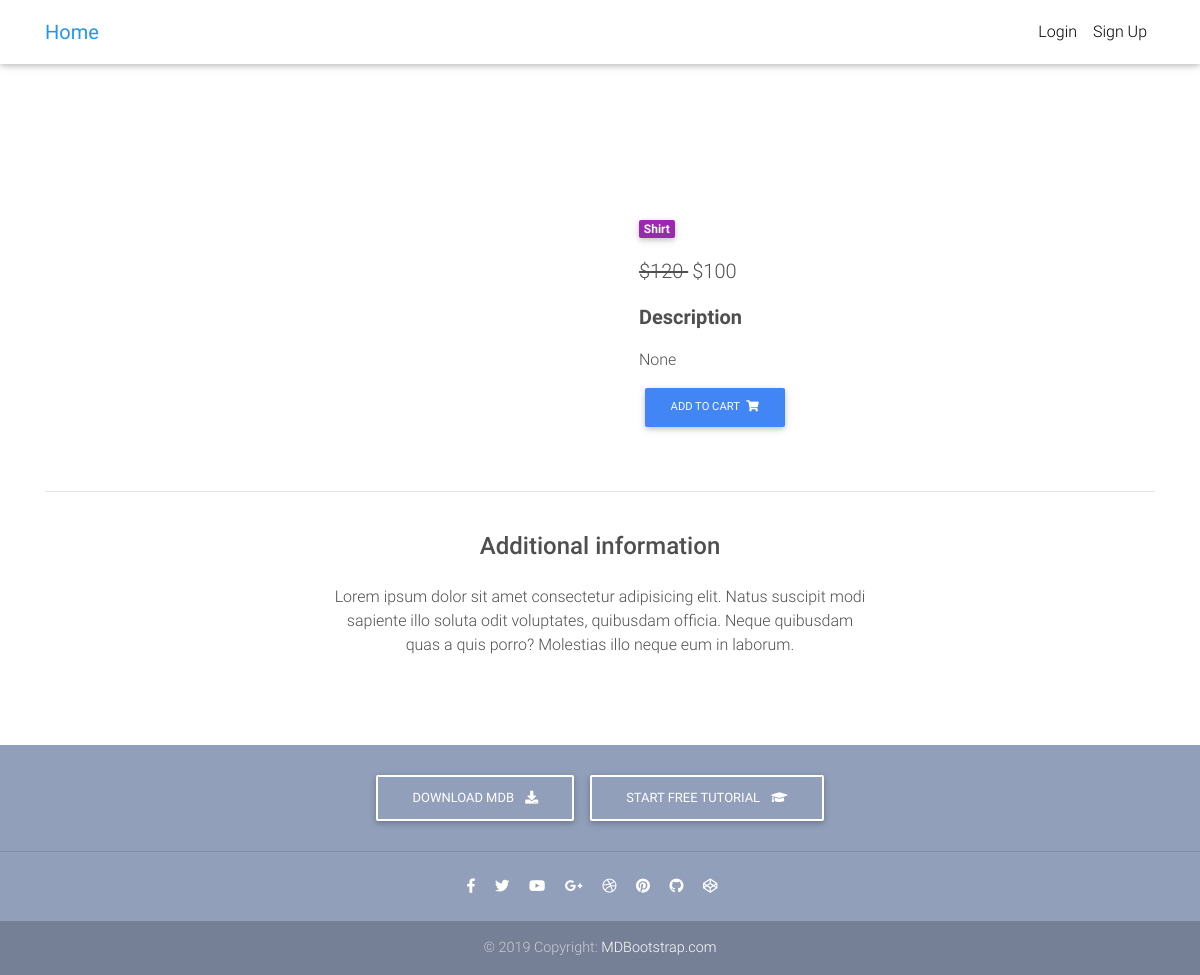
Page /product/test-product1/ on the committed database.
### core/models.py (models this page shows, shortened)
class Items(models.Model):
    title = models.CharField(max_length=100)
    img = models.ImageField(blank=True,null=True,upload_to='items_img/')
    categories= models.CharField(choices=CATEGORIES_CHOICES,max_length=2)
    label= models.CharField(choices=LABEL_CHOICES,max_length=1,blank=True,null=True)
    price = models.IntegerField()
    discount_price = models.IntegerField(null=True,blank=True)
    description = models.CharField(max_length=1000,null=True,blank=True)
    slug = models.SlugField()
    def get_add_to_card_url(self):
        return reverse("core:add_to_cart",kwargs={
            'slug':self.slug,
        })

### core/views.py (the view)
# urls.py: path('product/<slug>/',ItemDetailView.as_view(),name='product'),
class  ItemDetailView(DetailView):
    model = Items
    template_name = "product-page.html"

### templates/product-page.html (shortened to what this page needs)
{% extends '_base.html' %}
{% block contents %}
  <main class="mt-5 pt-4">
    <div class="container dark-grey-text mt-5">
      <div class="row wow fadeIn">
        <div class="col-md-6 mb-4">
        </div>
        <div class="col-md-6 mb-4">
          <div class="p-4">
            <div class="mb-3">
              <a href="">
                <span class="badge purple mr-1">{{object.get_categories_display}}</span>
              </a>
            </div>
            <p class="lead">
              {% if object.discount_price %}
                <span class="mr-1">
                  <del>
                    ${{ object.price }}
                  </del>
                </span>
                <span>${{object.discount_price}}</span>
              {% else %}
                <span>${{object.price}}</span>
              {% endif %}
            </p>
            <p class="lead font-weight-bold">Description</p>
            <p> {{ object.description}}</p>
            <a href="{{ object.get_add_to_card_url }}" class="btn btn-primary btn-md my-0 p" >Add to cart
              <i class="fas fa-shopping-cart ml-1"></i>
            </a>
          </div>
        </div>
      </div>
      <hr>
      <div class="row d-flex justify-content-center wow fadeIn">
        <div class="col-md-6 text-center">
          <h4 class="my-4 h4">Additional information</h4>
          <p>Lorem ipsum dolor sit amet consectetur adipisicing elit. Natus suscipit modi sapiente illo soluta odit
            voluptates,
            quibusdam officia. Neque quibusdam quas a quis porro? Molestias illo neque eum in laborum.</p>
        </div>
      </div>
      <div class="row wow fadeIn">
        <div class="col-lg-4 col-md-12 mb-4">
        </div>
        <div class="col-lg-4 col-md-6 mb-4">
        </div>
        <div class="col-lg-4 col-md-6 mb-4">
        </div>
      </div>
    </div>
  </main>
  <footer class="page-footer text-center font-small mt-4 wow fadeIn">
    <div class="pt-4">
      <a class="btn btn-outline-white" href="https://mdbootstrap.com/docs/jquery/getting-started/download/" target="_blank"
        role="button">Download MDB
        <i class="fas fa-download ml-2"></i>
      </a>
      <a class="btn btn-outline-white" href="https://mdbootstrap.com/education/bootstrap/" target="_blank" role="button">Start
        free tutorial
        <i class="fas fa-graduation-cap ml-2"></i>
      </a>
    </div>
    <hr class="my-4">
    <div class="pb-4">
      <a href="https://www.facebook.com/mdbootstrap" target="_blank">
        <i class="fab fa-facebook-f mr-3"></i>
      </a>
      <a href="https://twitter.com/MDBootstrap" target="_blank">
        <i class="fab fa-twitter mr-3"></i>
      </a>
      <a href="https://www.youtube.com/watch?v=7MUISDJ5ZZ4" target="_blank">
        <i class="fab fa-youtube mr-3"></i>
      </a>
      <a href="https://plus.google.com/u/0/b/107863090883699620484" target="_blank">
        <i class="fab fa-google-plus-g mr-3"></i>
      </a>
      <a href="https://dribbble.com/mdbootstrap" target="_blank">
        <i class="fab fa-dribbble mr-3"></i>
      </a>
      <a href="https://pinterest.com/mdbootstrap" target="_blank">
        <i class="fab fa-pinterest mr-3"></i>
      </a>
      <a href="https://github.com/mdbootstrap/bootstrap-material-design" target="_blank">
        <i class="fab fa-github mr-3"></i>
      </a>
      <a href="http://codepen.io/mdbootstrap/" target="_blank">
        <i class="fab fa-codepen mr-3"></i>
      </a>
    </div>
    <div class="footer-copyright py-3">
      © 2019 Copyright:
      <a href="https://mdbootstrap.com/education/bootstrap/" target="_blank"> MDBootstrap.com </a>
    </div>
  </footer>
{% endblock %}

### templates/_base.html (style rules this page uses)
html, body, header, .carousel { height: 60vh; }

### rows in the picture
Items: categories "Shirt", price "120", discount_price "100", description "None"
